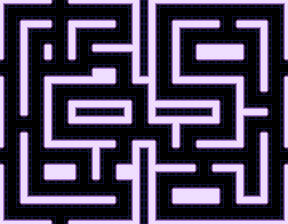

A 2D game scene composited from a Tiled map and its tileset images. What follows is a short description and the map's XML, with each tile layer's data collapsed to a summary:
An orthogonal 36x28 tile map with 8x8 px tiles, 1 tile layer (Walls), 1 hidden layer not drawn.

<map version="1.4" tiledversion="1.4.2" orientation="orthogonal" renderorder="left-down" width="36" height="28" tilewidth="8" tileheight="8" infinite="0" nextlayerid="3" nextobjectid="1">
 <tileset firstgid="1" name="grid-tiles-8x8" tilewidth="8" tileheight="8" tilecount="9" columns="4">
  <image source="grid-tiles-8x8.png" width="32" height="16" />
 </tileset>
 <layer id="1" name="Ground" width="36" height="28" visible="0">
  <data>[1008 cells, 1008 non-empty, 1 distinct tile ids]</data>
 </layer>
 <layer id="2" name="Walls" width="36" height="28">
  <data>[1008 cells, 673 non-empty, 4 distinct tile ids]</data>
 </layer>
</map>
